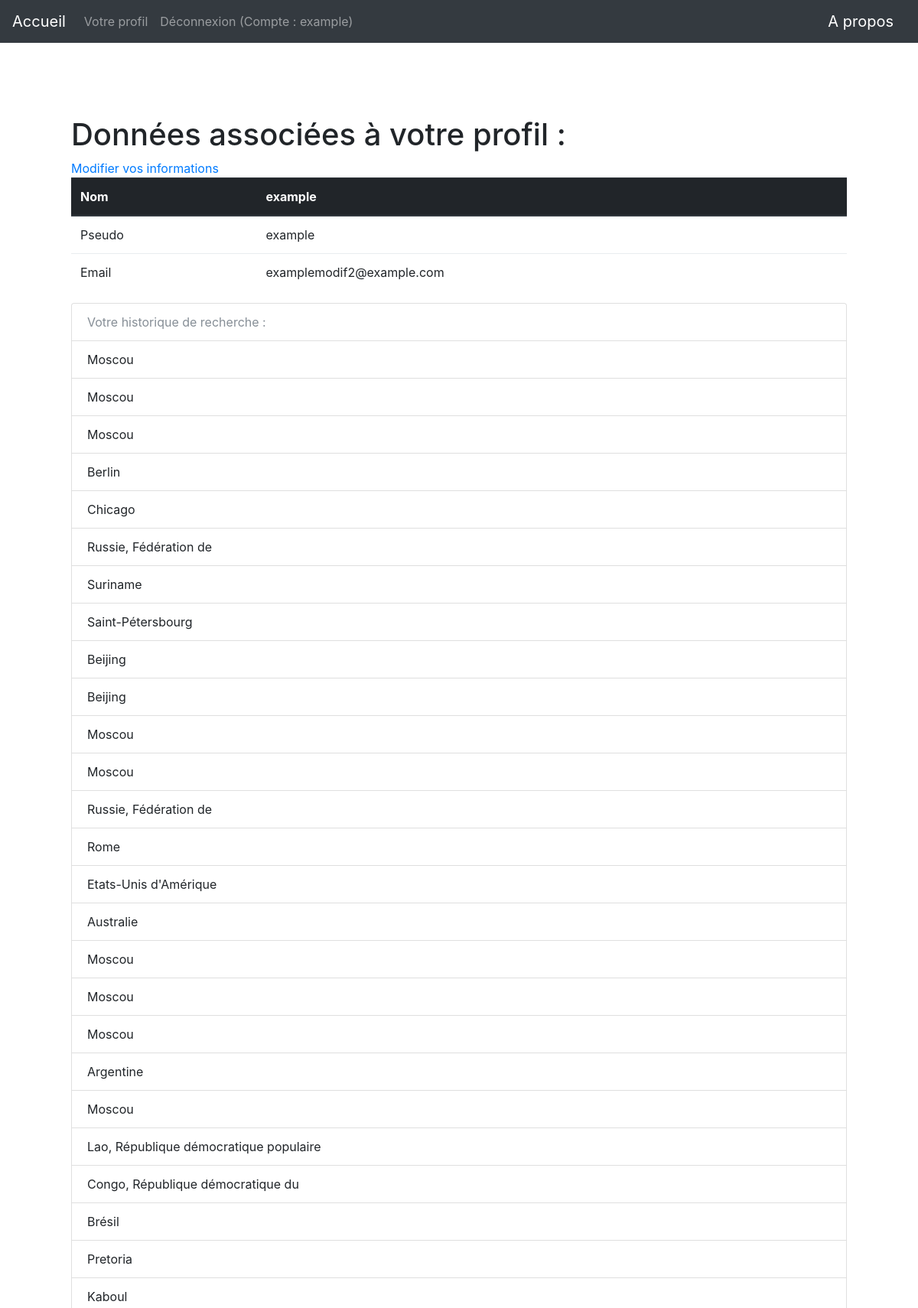
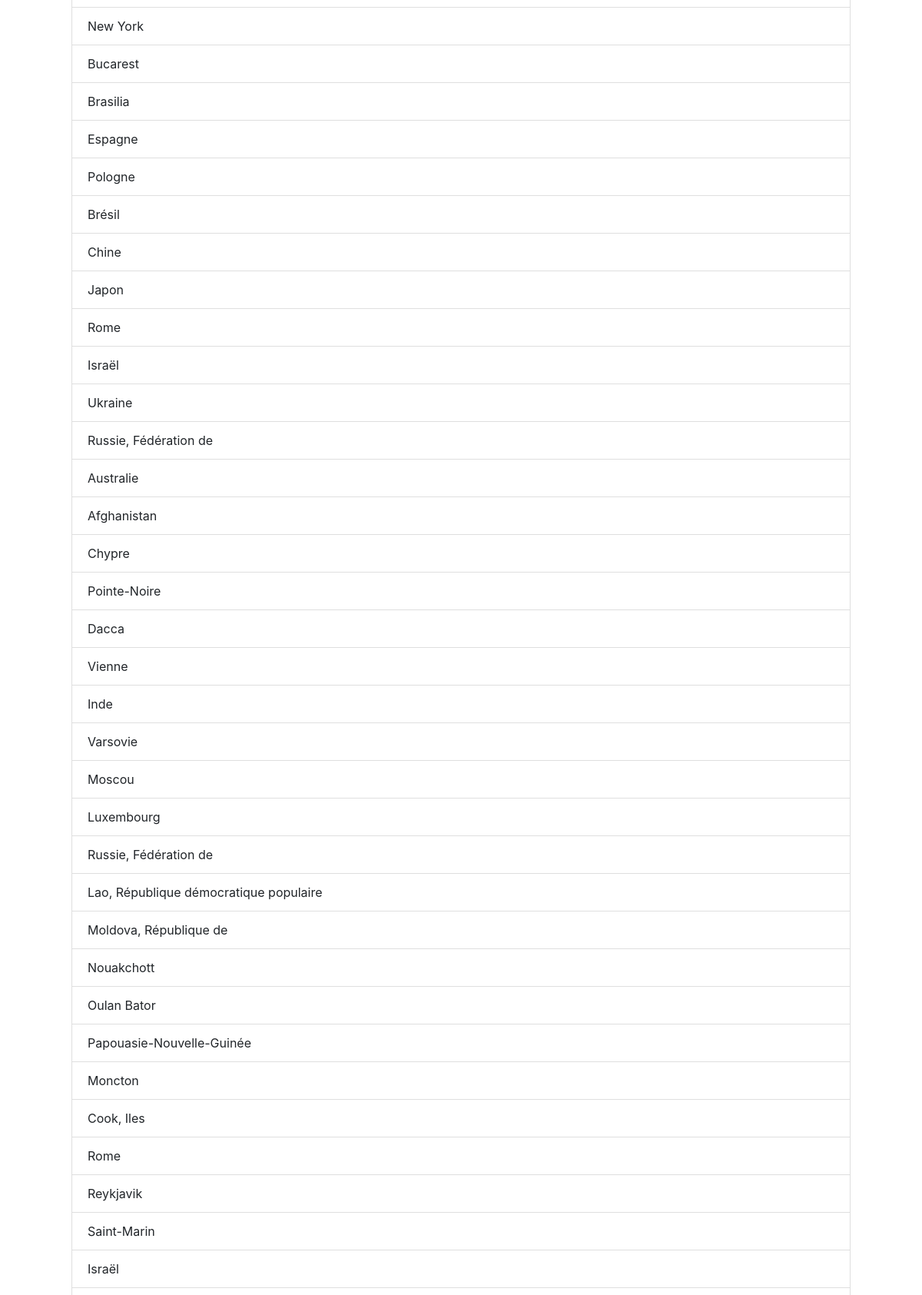
Page /profil (signed in, upper part) on the committed database (2 pictures, top to bottom).
### app/modeles/utilisateurs.py (models this page shows, shortened)
class User(UserMixin, users.Model):
    user_id = users.Column(users.Integer, unique=True, nullable=False, primary_key=True, autoincrement=True)
    user_nom = users.Column(users.Text, nullable=False)
    user_login = users.Column(users.String(45), nullable=False, unique=True)
    user_email = users.Column(users.Text, nullable=False)
    user_password = users.Column(users.String(100), nullable=False)
    user_historique = users.Column(users.String(1000))

### app/routes.py (the view)
@app.route("/profil")
@login_required
def profil():
    histo_user = current_user.user_historique
    if histo_user is None:
        histo = "Vous n'avez pas d'historique de recherche"
        pas_histo = True
    else:
        histo = current_user.user_historique.split(";")
        pas_histo = False
    return render_template("profil.html", current_user=current_user, histo=histo, pas_histo=pas_histo)

### app/modeles/utilisateurs.py (called while the page is built)
@login.user_loader
def trouver_utilisateur_via_id(identifiant):
    return User.query.get(int(identifiant))

### app/templates/profil.html (shortened to what this page needs)
{% extends "base.html" %}
{% block body %}
<h1>Données associées à votre profil :</h1>
<a href="{{url_for('modification')}}">Modifier vos informations</a>
<table class="table">
    <thead class="thead-dark">
      <tr>
        <th scope="col">Nom</th>
        <th scope="col">{{current_user.user_nom}}</th>
      </tr>
    </thead>
    <tbody>
        <tr>
            <td>Pseudo</td>
            <td>{{current_user.user_login}}</td>
        </tr>
        <tr>
            <td>Email</td>
            <td>{{current_user.user_email}}</td>
        </tr>
    </tbody>
  </table>
    {% if pas_histo == True %}
    <ul class="list-group">
    <li class="list-group-item disabled">Votre historique de recherche :</li>
      <li class="list-group-item">{{histo}}</li>
    </ul>
    {% else %}
  <ul class="list-group">
    <li class="list-group-item disabled">Votre historique de recherche :</li>
    {% for element in histo %}
      <li class="list-group-item">{{element}}</li>
    {% endfor %}
      {% endif %}
  </ul>
{% endblock %}

### app/templates/base.html (shortened to what this page needs)
<!DOCTYPE html>
<html lang="fr">
    <head>
        {% include "css.html" %}
    </head>
    <nav class="navbar navbar-expand-md navbar-dark bg-dark justify-content-between">
        <a class="navbar-brand" href="{{ url_for('accueil') }}">Accueil</a>
        <ul class="navbar-nav mr-auto">
            {% if not current_user.is_authenticated %}
              <li class="nav-item">
                <a class="nav-link" href="{{url_for("inscription")}}">Inscription</a>
              </li>
              <li class="nav-item">
                <a class="nav-link" href="{{url_for("connexion")}}">Connexion</a>
              </li>
            {% else %}
            <li class="nav-item">
              <a class="nav-link" href="{{url_for("profil")}}">Votre profil</a>
            </li>
              <li class="nav-item">
                <a class="nav-link" href="{{url_for("deconnexion")}}">Déconnexion (Compte : {{current_user.user_nom}})</a>
              </li>
            {% endif %}
        </ul>
        <a class="navbar-brand" href="{{ url_for('a_propos') }}">A propos</a>
    </nav>
     <body class="body">
        <div class="container">
            <div class="card border-0 shadow my-5">
              <div class="card-body p-5">
                {% block body %}
                {% endblock %}
              </div>
            </div>
          </div>
    </body>
</html>

### rows in the picture
User: user_nom "example", user_login "example", user_email "examplemodif2@example.com"

### other values in the picture
{{ element }} "Moscou" "Moscou" "Moscou" "Berlin" "Chicago" "Russie, Fédération de" "Suriname" "Saint-Pétersbourg" "Beijing" "Beijing" "Moscou" "Moscou" "Russie, Fédération de" "Rome" "Etats-Unis d'Amérique" "Australie" "Moscou" "Moscou" "Moscou" "Argentine" "Moscou" "Lao, République démocratique populaire" "Congo, République démocratique du" "Brésil" "Pretoria" "Kaboul" "New York" "Bucarest" "Brasilia" "Espagne" "Pologne" "Brésil" "Chine" "Japon" "Rome" "Israël" "Ukraine" "Russie, Fédération de" "Australie" "Afghanistan" "Chypre" "Pointe-Noire" "Dacca" "Vienne" "Inde" "Varsovie" "Moscou" "Luxembourg" "Russie, Fédération de" "Lao, République démocratique populaire" "Moldova, République de" "Nouakchott" "Oulan Bator" "Papouasie-Nouvelle-Guinée" "Moncton" "Cook, Iles" "Rome" "Reykjavik" "Saint-Marin" "Israël"
